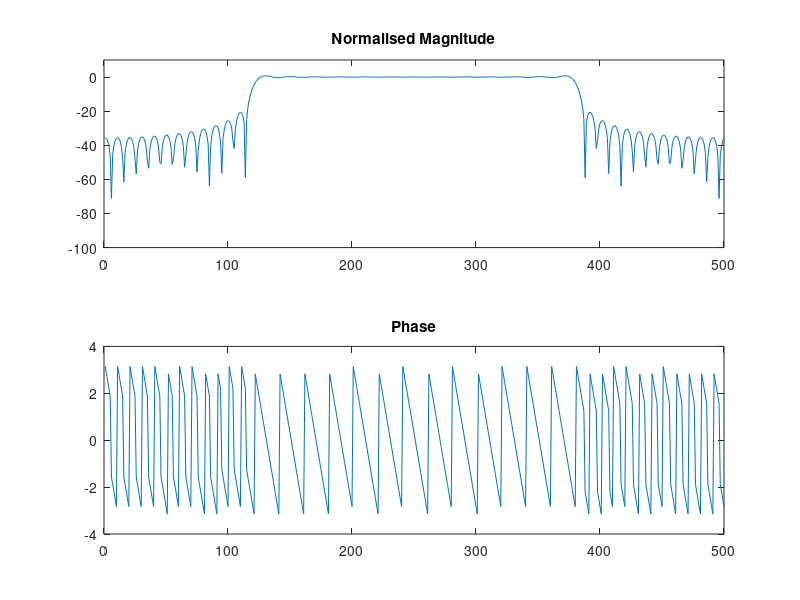

The MATLAB source for this figure:
N = 51;
w0 = pi/6;
n = 0:N-1;
w = ones(1,N);
K = N/2 -1/2;
hn = zeros(1,N);
hd = (sinc(w0*(n-K))*w0);
for j = 1:N
hn(j) = hd(j)*w(j);
hn1(j) = (-1^n(j))*hn(j);
end

H = fft(hn,500);
H = fftshift(H);
disp(length(H));
y1 = 20*log10(abs(H));
figure('NumberTitle', 'off', 'Name', 'Rectangular');
subplot(2,1,1)
plot(y1);
ylim([-100,10]);
title("Normalised Magnitude");
subplot(2,1,2)
plot(angle(H));
title("Phase");